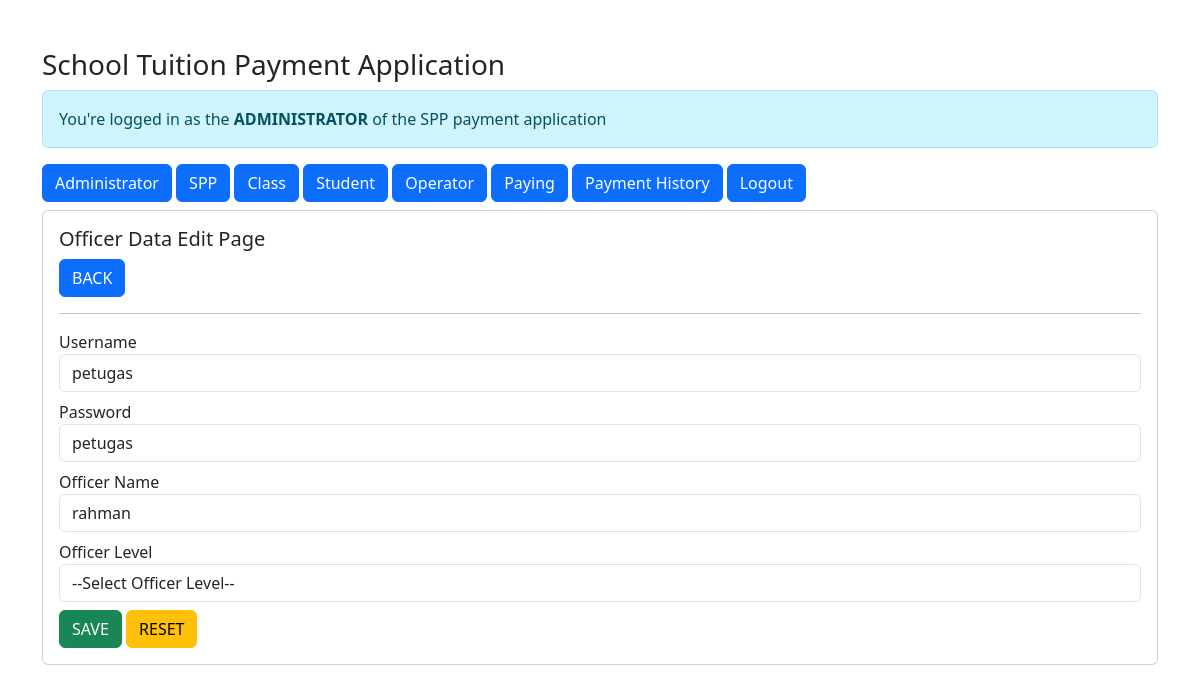
Page /admin/admin.php?url=edit-petugas&id_petugas=6 (signed in) on the committed database.
### tables this page shows
CREATE TABLE `petugas` (
  `id_petugas` int(11) NOT NULL,
  `username` varchar(25) DEFAULT NULL,
  `password` varchar(32) DEFAULT NULL,
  `nama_petugas` varchar(35) DEFAULT NULL,
  `level` enum('admin','petugas') DEFAULT NULL
);

### admin/edit-petugas.php (the view, shortened to what this page needs)
<?php
$id_petugas = $_GET['id_petugas'];
include '../koneksi.php';
$sql = "SELECT*FROM petugas WHERE id_petugas='$id_petugas'";
$query = mysqli_query($koneksi, $sql);
$data = mysqli_fetch_array($query);
?>
<h5>Officer Data Edit Page</h5>
<a href="?url=petugas" class="btn btn-primary"> BACK </a>
<hr>
<form method="post" action="?url=proses-edit-petugas&id_petugas=<?= $id_petugas; ?>">
    <div class="form-group mb-2">
        <label>Username</label>
        <input value="<?= $data['username'] ?>" type="text" name="username" class="form-control" required>
    </div>
    <div class="form-group mb-2">
        <label>Password</label>
        <input value="<?= $data['password'] ?>" type="text" name="password" class="form-control" required>
    </div>
    <div class="form-group mb-2">
        <label>Officer Name</label>
        <input value="<?= $data['nama_petugas'] ?>" type="text" name="nama_petugas" class="form-control" required>
    </div>
    <div class="form-group mb-2">
        <label>Officer Level</label>
        <select name="level" class="form-control" required>
            <option value="<?= $data['level'] ?>">--Select Officer Level--</option>
        </select>
    </div>
    <div class="form-group">
        <button type="submit" class="btn btn-success"> SAVE </button>
        <button type="reset" class="btn btn-warning"> RESET </button>
    </div>
</form>

### rows in the picture
petugas: username "petugas", password "petugas", nama_petugas "rahman"
